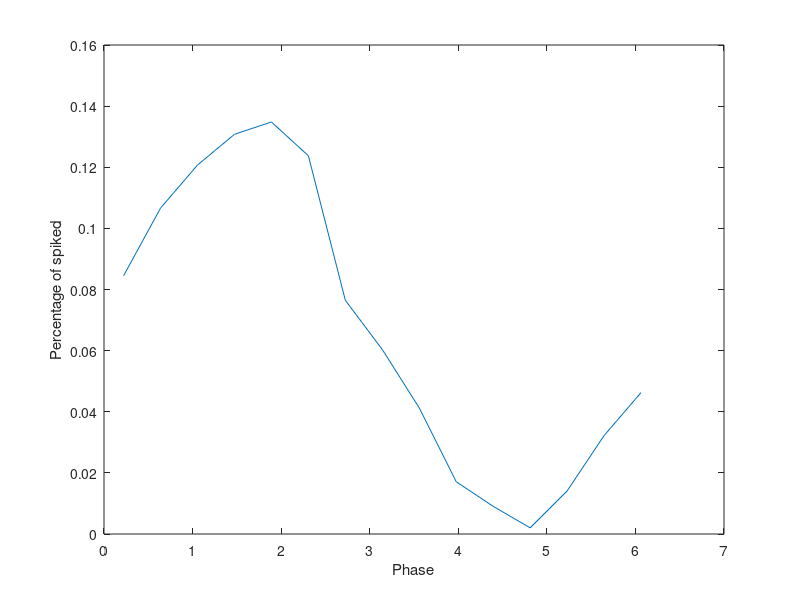

The MATLAB source for this figure:
% Calculate CV of Poisson spike train with periodic rate modulation


T = 100;
dt = .1*10^-3;

% Mean and amlitude of firing rate, modulation frequency (Hz)
r0 = 10;
rA = 10;
rf = 38;		% should not be a divisor of 1/dt

tvec = [0:dt:T];
Nt = length(tvec);


% Firing rate dynamics
rvec = r0 + rA*sin(2*pi*rf*tvec);
phi = mod(2*pi*rf*tvec, 2*pi);

% Spike train
S = (rand(1,Nt) < (rvec*dt));
st = tvec(S);

% CV, CV2
ISI = st(2:end) - st(1:end-1);
CV = std(ISI) / mean(ISI);
q = 2 * abs(ISI(1:end-1) - ISI(2:end)) ./ (ISI(1:end-1) + ISI(2:end));
CV2 = mean(q);

fprintf('CV = %.01f\n', CV);
fprintf('CV2 = %.01f\n', CV2);

figure;
sp_phi_vec = sort(phi(S));
%plot(sort(phi(S)), 'k.');
%ylim([0,2*pi]);
[h,b] = hist(sp_phi_vec,15);
h = h / sum(h);
figure;
plot(b,h);
xlabel('Phase');
ylabel('Percentage of spiked');

